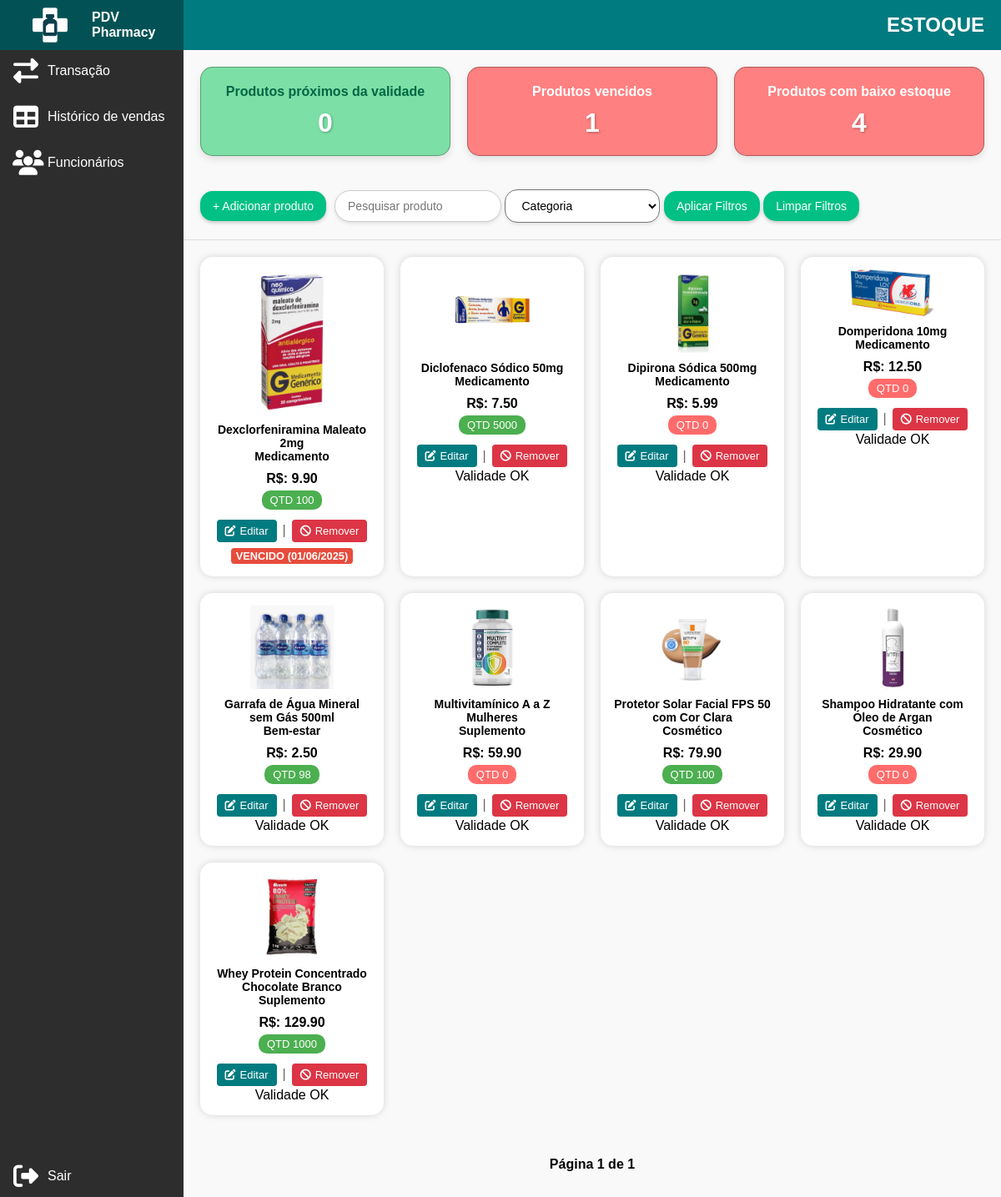
/estoque/listar/ (signed in), run on the app's committed database.
### estoque/models.py (models this page shows, shortened)
class Produto(models.Model):
    CATEGORIAS = [
        ('medicamento', 'Medicamento'),
        ('cosmetico', 'Cosmético'),
        ('suplemento', 'Suplemento'),
        ('higiene', 'Higiene Pessoal'),
        ('perfumaria', 'Perfumaria'),
        ('bem_estar', 'Bem-estar'),
        ('veterinario', 'Produtos Veterinários'),
    ]
    nome = models.CharField(max_length=100)
    descricao = models.TextField(blank=True)
    preco = models.DecimalField(max_digits=10, decimal_places=2)
    categoria = models.CharField(max_length=100, choices=CATEGORIAS)
    codigo_barras = models.CharField(max_length=100, unique=True)
    imagem = models.ImageField(upload_to='produtos/', blank=True, null=True)
    quantidade_estoque = models.PositiveIntegerField(default=0)
    ativo = models.BooleanField(default=True)

class Lote(models.Model):
    produto = models.ForeignKey(Produto, related_name='lotes', on_delete=models.CASCADE)
    data_entrada = models.DateField()
    data_validade = models.DateField()
    quantidade = models.IntegerField()

### estoque/views.py (the view)
# urls.py: path('listar/', views.listar_produtos, name='listar_produtos'),
@login_required
def listar_produtos(request):
    if not (eh_dono(request.user) or is_funcionario(request.user)):
        return redirect('login')
    query = request.GET.get('q', '')
    categoria_valor = request.GET.get('categoria', '')
    validade_proxima_filter_ativado = request.GET.get('validade_proxima', '') == 'true'
    status_validade_filter = request.GET.get('status_validade', '')
    baixo_estoque_filter_ativado = request.GET.get('baixo_estoque', '') == 'true'
    hoje = timezone.now().date()
    dias_validade_proxima = 90
    limite_data_validade_proxima = hoje + timedelta(days=dias_validade_proxima)
    produtos_qs = Produto.objects.filter(ativo=True).order_by('nome')
    if query:
        produtos_qs = produtos_qs.filter(
            Q(nome__icontains=query) | Q(codigo_barras__icontains=query)
        )
    if categoria_valor:
        produtos_qs = produtos_qs.filter(categoria=categoria_valor)
    if validade_proxima_filter_ativado:
        produtos_com_lotes_proximos_vencimento = Produto.objects.filter(
            lotes__data_validade__gte=hoje,
            lotes__data_validade__lte=limite_data_validade_proxima
        ).distinct()
        produtos_qs = produtos_qs.filter(id__in=produtos_com_lotes_proximos_vencimento.values('id'))
    if status_validade_filter == 'vencido':
        produtos_vencidos = Produto.objects.filter(
            lotes__data_validade__lt=hoje
        ).distinct()
        produtos_qs = produtos_qs.filter(id__in=produtos_vencidos.values('id'))
    if baixo_estoque_filter_ativado:
        produtos_qs = produtos_qs.filter(quantidade_estoque__lte=5)
    produtos_para_exibir_com_status = []
    for produto in produtos_qs.distinct():
        produto_data = {
            'id': produto.id,
            'nome': produto.nome,
            'descricao': produto.descricao,
            'preco': produto.preco,
            'categoria': produto.categoria,
            'get_categoria_display': produto.get_categoria_display(),
            'codigo_barras': produto.codigo_barras,
            'imagem': produto.imagem,
            'quantidade_estoque': produto.quantidade_estoque,
            'status_validade': 'ok',
            'data_validade_mais_proxima': None,
        }
        lotes_do_produto_atual = produto.lotes.all()
        lote_mais_proximo_vencimento = None
        lote_vencido_mais_antigo = None
        for lote in lotes_do_produto_atual:
            if lote.data_validade < hoje:
                if lote_vencido_mais_antigo is None or lote.data_validade < lote_vencido_mais_antigo.data_validade:
                    lote_vencido_mais_antigo = lote
            elif lote.data_validade > hoje and lote.data_validade <= limite_data_validade_proxima:
                if lote_mais_proximo_vencimento is None or lote.data_validade < lote_mais_proximo_vencimento.data_validade:
                    lote_mais_proximo_vencimento = lote
        if lote_vencido_mais_antigo:
            produto_data['status_validade'] = 'vencido'
            produto_data['data_validade_mais_proxima'] = lote_vencido_mais_antigo.data_validade
        elif lote_mais_proximo_vencimento:
            produto_data['status_validade'] = 'perto_vencer'
            produto_data['data_validade_mais_proxima'] = lote_mais_proximo_vencimento.data_validade
        produtos_para_exibir_com_status.append(produto_data)
    paginator = Paginator(produtos_para_exibir_com_status, 10)
    page_number = request.GET.get('page')
    page_obj = paginator.get_page(page_number)
    lotes_filtrados_geral = Lote.objects.filter(produto__in=produtos_qs)
    perto_validade_count_geral = lotes_filtrados_geral.filter(
        data_validade__gt=hoje,
        data_validade__lte=limite_data_validade_proxima
    ).count()
    vencidos_count_geral = lotes_filtrados_geral.filter(
        data_validade__lt=hoje
    ).count()
    baixa_quantidade_count_geral = produtos_qs.filter(
        quantidade_estoque__lte=5
    ).count()
    total_produtos_filtrados = produtos_qs.count()
    total_lotes_filtrados = lotes_filtrados_geral.count()
    quantidade_total_itens_filtrados = lotes_filtrados_geral.aggregate(Sum('quantidade'))['quantidade__sum'] or 0
    valor_total_estoque_filtrado = lotes_filtrados_geral.annotate(
        valor_lote=ExpressionWrapper(F('quantidade') * F('produto__preco'), output_field=DecimalField())
    ).aggregate(Sum('valor_lote'))['valor_lote__sum'] or 0.00
    count_produtos_com_validade_proxima = Produto.objects.filter(
        lotes__data_validade__gte=hoje,
        lotes__data_validade__lte=limite_data_validade_proxima
    ).filter(pk__in=produtos_qs.values('pk')).distinct().count()
    context = {
        'page_obj': page_obj,
        'query_param': query,
        'categoria_param': categoria_valor,
        'todas_categorias': Produto.CATEGORIAS,
        'validade_proxima_param_ativado': validade_proxima_filter_ativado,
        'status_validade_param': status_validade_filter,
        'baixo_estoque_param_ativado': baixo_estoque_filter_ativado,
        'total_produtos_exibidos': total_produtos_filtrados,
        'total_lotes_exibidos': total_lotes_filtrados,
        'quantidade_total_itens_exibidos': quantidade_total_itens_filtrados,
        'valor_total_estoque_exibido': valor_total_estoque_filtrado,
        'produtos_com_validade_proxima_exibidos': count_produtos_com_validade_proxima,
        'dias_para_validade_proxima': dias_validade_proxima,
        'perto_validade_count_geral': perto_validade_count_geral,
        'vencidos_count_geral': vencidos_count_geral,
        'baixa_quantidade_count_geral': baixa_quantidade_count_geral,
        'hoje': hoje,
        'is_dono': eh_dono(request.user),
    }
    return render(request, 'estoque/listar_produtos.html', context)

### estoque/views.py (called while the page is built)
def eh_dono(user):
    return user.groups.filter(name='dono').exists()

### templates/estoque/listar_produtos.html (shortened to what this page needs)
{% load static %}
<html lang="pt">
<head>
    <link rel="stylesheet" href="https://cdnjs.cloudflare.com/ajax/libs/font-awesome/6.4.0/css/all.min.css"/>
    <link rel="stylesheet" href="{% static 'css/style_estoque.css' %}">
    {% load tz %}
</head>
<body>
<div class="sidebar">
        <div class="sidebar-top">
            <img src="{% static 'img/logo-icon.png' %}" alt="Logo PDV Farma" class="logo">
            <span class="logo-text">PDV Pharmacy</span>
        </div>
        <a href="{% url 'nova_venda' %}"><i class="fas fa-exchange-alt"></i><span>Transação</span></a>
        <a href="{% url 'historico_vendas' %}"><i class="fas fa-solid fa-table"></i><span>Histórico de vendas</span></a>
        {% if is_dono %}
            <a href="{% url 'listar_funcionarios' %}"> <i class="fas fa-users"></i> <span>Funcionários</span></a>
        {% endif %}
        {% if user.is_authenticated %}
            <a href="#" class="logout-link">
                <i class="fas fa-sign-out-alt"></i><span>Sair</span>
            </a>
        {% endif %}
    </div>
<div class="main-content">
    <div class="topbar">
        ESTOQUE
    </div>
    <div class="indicators">
        <a href="{% url 'listar_produtos' %}?validade_proxima=true" class="card
                {% if produto.perto_validade_count_geral > 0 %}
                 red
                {% else %}
                green
                {% endif %}">
            Produtos próximos da validade<br><strong>{{ perto_validade_count_geral }}</strong>
        </a>
        <a href="{% url 'listar_produtos' %}?status_validade=vencido" class="card
                {% if vencidos_count_geral > 0 %}
                 red
                {% else %}
                green
                {% endif %}">
            Produtos vencidos<br><strong>{{ vencidos_count_geral }}</strong>
        </a>
        <a href="{% url 'listar_produtos' %}?baixo_estoque=true" class="card
                {% if baixa_quantidade_count_geral > 0 %}
                 red
                {% else %}
                green
                {% endif %}">
            Produtos com baixo estoque<br><strong>{{ baixa_quantidade_count_geral }}</strong>
        </a>
    </div>
    <div class="controls">
        {% if is_dono %}
            <a href="{% url 'criar_produto' %}"><button>+ Adicionar produto</button></a>
        {% endif %}
        <form method="GET" action="{% url 'listar_produtos' %}" style="display: inline;">
            <input type="text" name="q" value="{{ query_param }}" placeholder="Pesquisar produto">
            <select name="categoria">
                <option value="">Categoria</option>
            </select>
            <button type="submit">Aplicar Filtros</button>
            <a href="{% url 'listar_produtos' %}"><button type="button">Limpar Filtros</button></a>
        </form>
    </div>
    <div class="products">
        {% for produto in page_obj %}
        <div class="product-card">
            {% if produto.imagem %}
            <img src="{{ produto.imagem.url }}" alt="{{ produto.nome }}" width="150" />
            {% else %}
            <p>Sem imagem</p>
            {% endif %}
            <h3>{{ produto.nome }}<br>{{ produto.get_categoria_display }}</h3>
            <div class="price">R$: {{ produto.preco|floatformat:2 }}</div>
            <div class="qty
                {% if produto.quantidade_estoque > 12 %}
                    qty-green
                {% elif produto.quantidade_estoque > 5 %}
                    qty-yellow
                {% else %}
                    qty-red
                {% endif %}
            ">
            QTD {{ produto.quantidade_estoque }}
            </div>
            {% if is_dono %}
                <div class="actions" style="margin-top: 10px;">
    <a href="{% url 'atualizar_produto' produto.id %}" class="button button-edit"><i class="fas fa-edit"></i> Editar</a>
    <span class="separator">|</span> <form method="post" action="{% url 'deletar_produto' produto.id %}" style="display:inline;" id="delete-form-{{ produto.id }}">
        <button type="button" class="button button-danger" onclick="confirmDelete({{ produto.id }}, '{{ produto.nome }}')">
            <i class="fas fa-ban"></i> Remover
        </button>
    </form>
</div>
            {% endif %}
            <div>
                {% if produto.status_validade == 'vencido' %}
                    <span class="badge badge-red">VENCIDO ({{ produto.data_validade_mais_proxima|date:"d/m/Y" }})</span>
                {% elif produto.status_validade == 'perto_vencer' %}
                    <span class="badge badge-yellow">Perto de vencer ({{ produto.data_validade_mais_proxima|date:"d/m/Y" }})</span>
                {% else %}
                    <span>Validade OK</span>
                {% endif %}
            </div>
        </div>
        {% empty %}
        <p>Nenhum produto encontrado.</p>
        {% endfor %}
    </div>
    <div class="paginacao" style="text-align: center; margin: 20px;">
        <span>Página {{ page_obj.number }} de {{ page_obj.paginator.num_pages }}</span>
    </div>
</div>
</body>
</html>

### data on the page
Produto: shows a picture, nome "Dexclorfeniramina Maleato 2mg", categoria "Medicamento", preco "9.90", quantidade_estoque "100", data_validade_mais_proxima "01/06/2025"
Produto: shows a picture, nome "Diclofenaco Sódico 50mg", categoria "Medicamento", preco "7.50", quantidade_estoque "5000", shows "Validade OK"
Produto: nome "Dipirona Sódica 500mg", preco "5.99"
Produto: nome "Domperidona 10mg", preco "12.50"
Produto: nome "Garrafa de Água Mineral sem Gás 500ml", preco "2.50"
Produto: shows a picture, nome "Multivitamínico A a Z Mulheres", categoria "Suplemento", preco "59.90", quantidade_estoque "0", shows "Validade OK"
Produto: nome "Protetor Solar Facial FPS 50 com Cor Clara", preco "79.90"
Produto: nome "Shampoo Hidratante com Óleo de Argan", preco "29.90"
Produto: shows a picture, nome "Whey Protein Concentrado Chocolate Branco", categoria "Suplemento", preco "129.90", quantidade_estoque "1000", shows "Validade OK"

### other printed values
{{ perto_validade_count_geral }} "0"
{{ vencidos_count_geral }} "1"
{{ baixa_quantidade_count_geral }} "4"
{{ produto.get_categoria_display }} "Medicamento" "Medicamento" "Bem-estar" "Cosmético" "Cosmético"
{{ produto.quantidade_estoque }} "0" "0" "98" "100" "0"
{{ page_obj.number }} "1"
{{ page_obj.paginator.num_pages }} "1"
